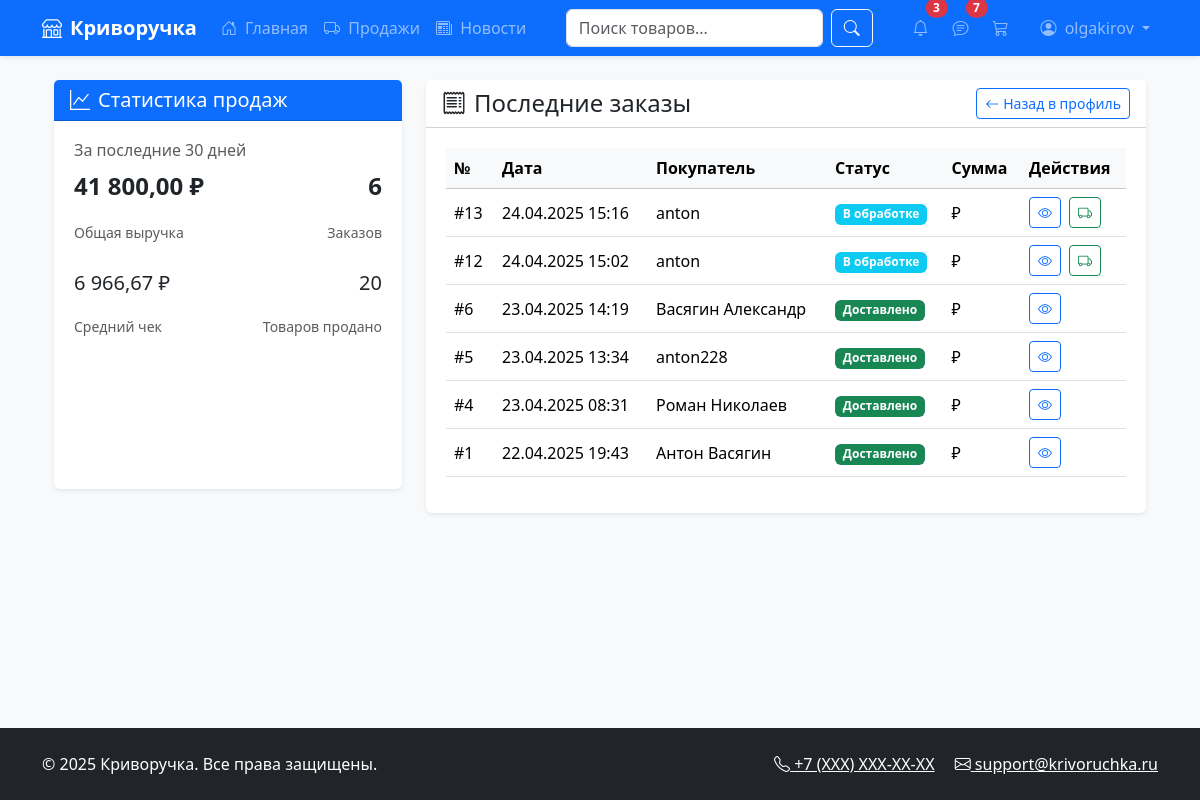
The page /seller/orders/ (signed in) on the database as committed earlier.
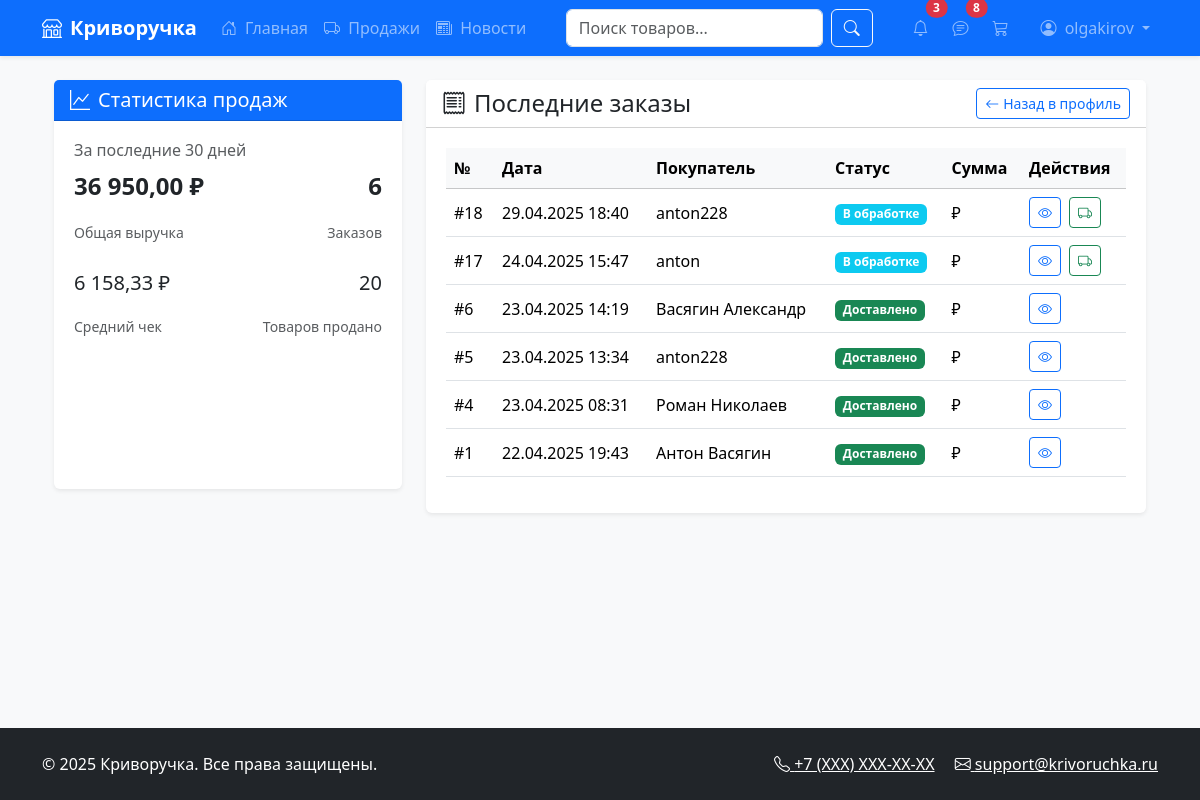
The same page on the database as committed later.
### marketplace/models.py (models this page shows, shortened)
class Order(models.Model):
    PENDING = 'pending'
    SHIPPED = 'shipped'
    DELIVERED = 'delivered'
    STATUS_CHOICES = [
        (PENDING, 'В обработке'),
        (SHIPPED, 'Отправлено'),
        (DELIVERED, 'Доставлено'),
    ]
    user = models.ForeignKey(User, on_delete=models.CASCADE)
    products = models.ManyToManyField('Product', through='OrderItem')  # Изменили items на products
    total_price = models.DecimalField(max_digits=10, decimal_places=2)
    address = models.TextField()
    status = models.CharField(max_length=20, choices=STATUS_CHOICES, default=PENDING)
    created_at = models.DateTimeField(auto_now_add=True)
    updated_at = models.DateTimeField(auto_now=True)
    tracking_number = models.CharField(max_length=50, blank=True, null=True)
    def get_status_class(self):
        return {
            'pending': 'bg-info',
            'shipped': 'bg-warning',
            'delivered': 'bg-success'
        }.get(self.status, 'bg-secondary')

class User(AbstractUser):
    phone = models.CharField(max_length=20, blank=True)
    avatar = models.ImageField(upload_to='avatars/', blank=True)
    middle_name = models.CharField(max_length=100, blank=True)
    bio = models.TextField(blank=True)
    address = models.TextField(blank=True)
    groups = models.ManyToManyField(
        'auth.Group',
        related_name="marketplace_user_groups",
        blank=True,
    )
    user_permissions = models.ManyToManyField(
        'auth.Permission',
        related_name="marketplace_user_permissions",
        blank=True,
    )

### marketplace/views.py (the view)
# urls.py: path('seller/orders/', views.seller_orders, name='seller_orders'),
def seller_orders(request):
    time_threshold = timezone.now() - timedelta(days=30)
    sales_stats = {
        'total_sales': OrderItem.objects.filter(
            seller=request.user,
            order__created_at__gte=time_threshold
        ).annotate(
            item_total=F('product__price') * F('quantity')
        ).aggregate(
            total=Sum('item_total')
        )['total'] or 0,
        'total_orders': Order.objects.filter(
            order_items__seller=request.user,
            created_at__gte=time_threshold
        ).distinct().count(),
        'total_items': OrderItem.objects.filter(
            seller=request.user,
            order__created_at__gte=time_threshold
        ).aggregate(
            total=Sum('quantity')
        )['total'] or 0,
    }
    if sales_stats['total_orders'] > 0:
        sales_stats['avg_order'] = sales_stats['total_sales'] / sales_stats['total_orders']
    else:
        sales_stats['avg_order'] = 0
    orders = Order.objects.filter(
        order_items__seller=request.user
    ).distinct().order_by('-created_at')[:10]
    return render(request, 'marketplace/seller_orders.html', {
        'orders': orders,
        'sales_stats': sales_stats,
        'time_threshold': time_threshold.date(),
    })

### marketplace/context_processors.py (called while the page is built)
def unread_notifications(request):
    if request.user.is_authenticated:
        return {
            'unread_count': request.user.notifications.filter(is_read=False).count()
        }
    return {}

def unread_chats(request):
    if not request.user.is_authenticated:
        return {}
    unread_count = Message.objects.filter(
        chat__order__order_items__seller=request.user,
        is_read=False
    ).exclude(
        sender=request.user
    ).count()
    return {'unread_chats_count': unread_count}

### marketplace/templatetags/custom_filters.py (called while the page is built)
@register.filter(name='intcomma')
def intcomma(value, decimal_places=2):
    try:
        num = float(value)
        return "{:,.{prec}f}".format(num, prec=decimal_places).replace(",", " ").replace(".", ",")
    except (ValueError, TypeError):
        return str(value)

### marketplace/views.py (called while the page is built)
def base_context(request):
    if request.user.is_authenticated:
        return {'cart_items_count': Cart.objects.filter(user=request.user).count()}
    return {}

### templates/marketplace/seller_orders.html (shortened to what the changed rows need)
{% extends 'marketplace/base.html' %}
{% load custom_filters %}
{% block content %}
<div class="container mt-4">
    <div class="row">
        <div class="col-md-4 mb-4">
            <div class="card shadow-sm h-100">
                <div class="card-body">
                    <div class="mb-4">
                        <div class="d-flex justify-content-between align-items-center">
                            <div>
                                <p class="fs-4 fw-bold">{{ sales_stats.total_sales|floatformat:2|intcomma }} ₽</p>
                                <small class="text-muted">Общая выручка</small>
                            </div>
                        </div>
                    </div>
                    <div class="mb-4">
                        <div class="d-flex justify-content-between">
                            <div>
                                <p class="fs-5">{{ sales_stats.avg_order|floatformat:2|intcomma }} ₽</p>
                                <small class="text-muted">Средний чек</small>
                            </div>
                        </div>
                    </div>
                </div>
            </div>
        </div>
        <div class="col-md-8">
            <div class="card shadow-sm">
                <div class="card-body">
                    {% if orders %}
                    <div class="table-responsive">
                        <table class="table table-hover align-middle">
                            <thead class="table-light">
                                <tr>
                                    <th>№</th>
                                    <th>Дата</th>
                                    <th>Покупатель</th>
                                    <th>Статус</th>
                                    <th>Сумма</th>
                                    <th>Действия</th>
                                </tr>
                            </thead>
                            <tbody>
                                {% for order in orders %}
                                <tr>
                                    <td>#{{ order.id }}</td>
                                    <td>{{ order.created_at|date:"d.m.Y H:i" }}</td>
                                    <td>{{ order.user.get_full_name|default:order.user.username }}</td>
                                    <td>
                                        <span class="badge {{ order.get_status_class }}">
                                            {{ order.get_status_display }}
                                        </span>
                                    </td>
                                    <td>{{ order.get_seller_total|floatformat:2 }} ₽</td>
                                    <td>
                                        <div class="d-flex gap-2">
                                            <a href="{% url 'order_detail' order.id %}"
                                               class="btn btn-sm btn-outline-primary"
                                               title="Подробнее">
                                                <i class="bi bi-eye"></i>
                                            </a>
                                            {% if order.status == 'pending' %}
                                            <a href="{% url 'mark_order_shipped' order.id %}"
                                               class="btn btn-sm btn-outline-success"
                                               title="Отправить">
                                                <i class="bi bi-truck"></i>
                                            </a>
                                            {% endif %}
                                        </div>
                                    </td>
                                </tr>
                                {% endfor %}
                            </tbody>
                        </table>
                    </div>
                    {% else %}
                    <div class="alert alert-info text-center">
                        <i class="bi bi-info-circle me-2"></i>У вас пока нет продаж
                    </div>
                    {% endif %}
                </div>
            </div>
        </div>
    </div>
</div>
{% endblock %}

### templates/marketplace/base.html (shortened to what the changed rows need)
<!DOCTYPE html>
<html lang="ru">
{% load custom_filters %}
{% load seller_tags %}
<head>
    <link href="https://cdn.jsdelivr.net/npm/bootstrap@5.3.2/dist/css/bootstrap.min.css" rel="stylesheet">
    <link rel="stylesheet" href="https://cdn.jsdelivr.net/npm/bootstrap-icons@1.11.3/font/bootstrap-icons.min.css">
    <link href="/static/css/style.css" rel="stylesheet">
</head>
<body class="d-flex flex-column min-vh-100 bg-light">
    <nav class="navbar navbar-expand-lg navbar-dark bg-primary shadow-sm position-relative">
        <div class="container">
            <div class="collapse navbar-collapse" id="mainNavbar">
                <ul class="navbar-nav ms-auto mb-2 mb-lg-0">
                    {% if user.is_authenticated %}
{% if user.is_authenticated %}
<li class="nav-item me-2">
    <a href="{% url 'seller_chats' %}" class="nav-link position-relative">
    <i class="bi bi-chat-text"></i>
    {% if unread_chats_count > 0 %}
    <span class="position-absolute top-0 start-100 translate-middle badge rounded-pill bg-danger">
        {{ unread_chats_count }}
    </span>
    {% endif %}
</a>
</li>
{% endif %}
                    {% endif %}
                </ul>
            </div>
        </div>
    </nav>
    <main class="flex-grow-1">
        <div class="container my-4">
            {% block content %}{% endblock %}
        </div>
    </main>
</body>
</html>

Rows that differ between the two databases and show on the page:
removed Order: id "13", created_at "24.04.2025 15:16", user.get_full_name "anton", status "В обработке"
removed Order: id "12", created_at "24.04.2025 15:02", user.get_full_name "anton", status "В обработке"
added Order: id "18", created_at "29.04.2025 18:40", user.get_full_name "anton228", status "В обработке"
added Order: id "17", created_at "24.04.2025 15:47", user.get_full_name "anton", status "В обработке"
Other text that changed with them:
{{ unread_chats_count }}: "7" → "8"
{{ sales_stats.total_sales|floatformat:2|intcomma }}: "41 800,00" → "36 950,00"
{{ sales_stats.avg_order|floatformat:2|intcomma }}: "6 966,67" → "6 158,33"
